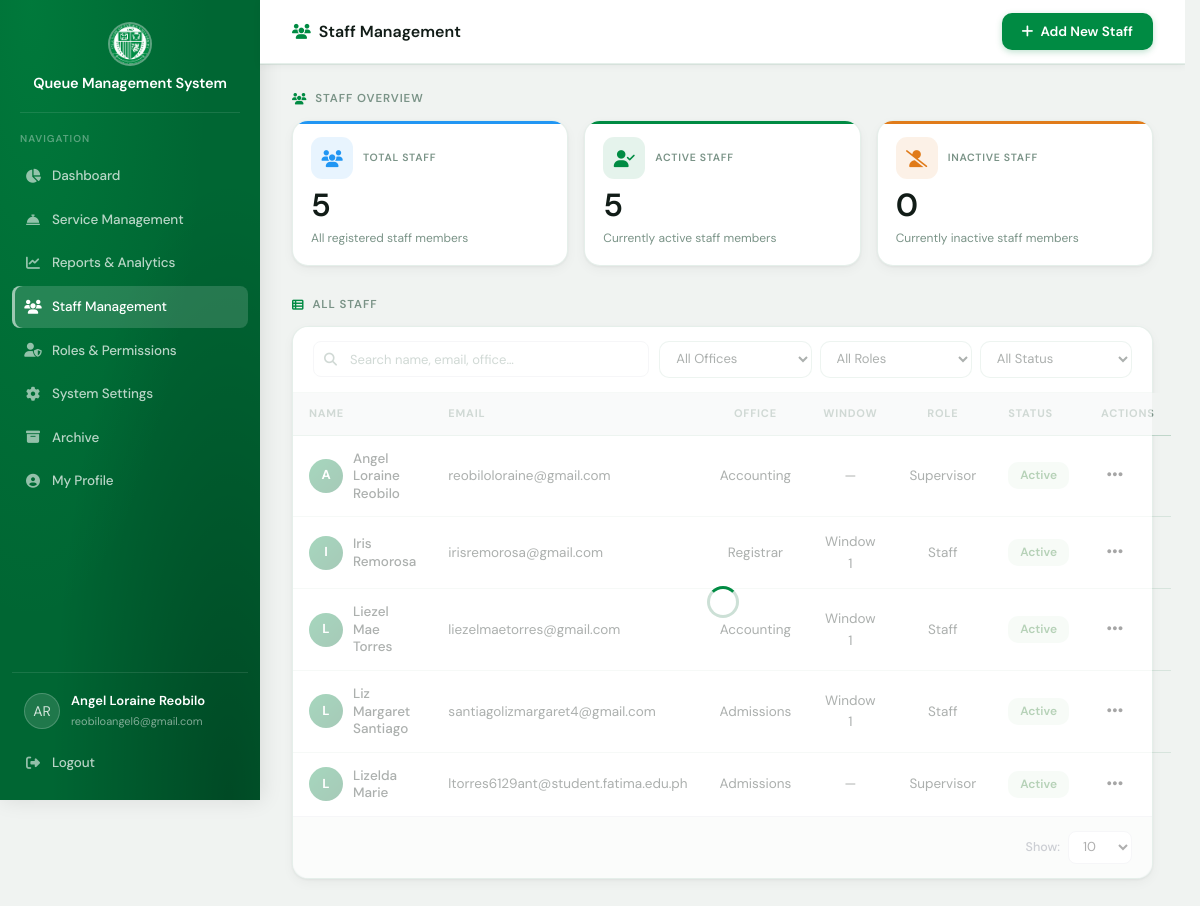
Page /staff.php (signed in) on the committed database.
### tables this page shows
CREATE TABLE `users` (
  `id` int(11) NOT NULL,
  `full_name` varchar(100) NOT NULL,
  `email` varchar(100) NOT NULL,
  `password` varchar(255) NOT NULL,
  `role` varchar(20) DEFAULT 'admin',
  `role_id` int(11) DEFAULT NULL,
  `office_id` int(11) DEFAULT NULL,
  `window_number` tinyint(3) UNSIGNED DEFAULT NULL,
  `created_at` timestamp NOT NULL DEFAULT current_timestamp(),
  `is_active` tinyint(1) DEFAULT 1,
  `last_activity` timestamp NULL DEFAULT NULL,
  `password_reset_token` varchar(255) DEFAULT NULL,
  `password_reset_expires` timestamp NULL DEFAULT NULL,
  `created_by` int(11) DEFAULT NULL,
  `is_deleted` tinyint(1) DEFAULT 0,
  `overflow_mode` tinyint(1) NOT NULL DEFAULT 0,
  `deleted_at` datetime DEFAULT NULL
);

CREATE TABLE `offices` (
  `id` int(11) NOT NULL,
  `name` varchar(100) NOT NULL,
  `code` varchar(20) DEFAULT NULL,
  `description` text DEFAULT NULL,
  `window_count` int(11) DEFAULT 1,
  `queue_mode` enum('unified','service-based') DEFAULT 'unified',
  `created_at` timestamp NOT NULL DEFAULT current_timestamp(),
  `open_time` time NOT NULL DEFAULT '08:00:00',
  `close_time` time NOT NULL DEFAULT '17:00:00',
  `break_start` time DEFAULT NULL,
  `break_end` time DEFAULT NULL,
  `queue_cutoff` time DEFAULT NULL,
  `queue_prefix` varchar(10) NOT NULL DEFAULT '',
  `priority_prefix` varchar(10) DEFAULT NULL,
  `queue_start_num` smallint(4) NOT NULL DEFAULT 1,
  `daily_reset` tinyint(1) NOT NULL DEFAULT 1,
  `max_queue_limit` smallint(4) NOT NULL DEFAULT 0,
  `auto_close` tinyint(1) NOT NULL DEFAULT 1,
  `service_hours` varchar(100) DEFAULT NULL,
  `location_info` varchar(255) DEFAULT NULL
);

CREATE TABLE `roles` (
  `id` int(11) NOT NULL,
  `name` varchar(50) NOT NULL,
  `created_at` timestamp NOT NULL DEFAULT current_timestamp()
);

### staff.php (the view, shortened to what the rows shown need)
<?php
require_once __DIR__ . '/includes/db.php';
require_once __DIR__ . '/includes/auth.php';
require_once __DIR__ . '/api/staff_functions.php';
$canAdd    = hasPermission('add_staff');
$canEdit   = hasPermission('edit_staff');
$isAdmin   = ($_SESSION['role_id'] ?? null) === 1 || ($_SESSION['role'] ?? '') === 'admin';
$canDelete = $isAdmin;
$canToggle = hasPermission('toggle_staff');
$canManage = $canAdd || $canEdit || $canDelete || $canToggle;
$staff      = getAllStaff($db->getConnection());
?>
<!DOCTYPE html>
<html lang="en">
<head>
    <link rel="stylesheet" href="css/style.css">
    <link rel="stylesheet" href="css/dashboard.css">
    <link rel="stylesheet" href="css/staff.css">
    <link rel="stylesheet" href="https://cdnjs.cloudflare.com/ajax/libs/font-awesome/6.4.0/css/all.min.css">
</head>
<body>
    <div class="staff-container">
        <?php include 'includes/sidebar.php'; ?>
        <div class="staff-body">
            <header class="dashboard-header">
                <div class="header-left">
                    <h2 class="header-page-title">
                        <i class="fas fa-users"></i> Staff Management
                    </h2>
                </div>
            </header>
            <div class="dashboard-main">
                <div class="dashboard-content">
                    <h2 class="section-title"><i class="fas fa-users"></i> Staff Overview</h2>
                    <h2 class="section-title"><i class="fas fa-th-list"></i> All Staff</h2>
                    <div class="staff-table-section">
                        <table class="staff-table">
                            <thead>
                                <tr>
                                    <th>Name</th>
                                    <th>Email</th>
                                    <th>Office</th>
                                    <th>Window</th>
                                    <th>Role</th>
                                    <th>Status</th>
                                    <?php if ($canEdit || $canDelete || $canToggle): ?><th>Actions</th><?php endif; ?>
                                </tr>
                            </thead>
                            <tbody id="staffTableBody">
                                <?php if (empty($staff)): ?>
                                    <tr>
                                        <td colspan="<?php echo $canManage ? '7' : '6'; ?>">
                                            <div class="empty-state">
                                                <div class="empty-state-icon"><i class="fas fa-users"></i></div>
                                                <div class="empty-state-title">No staff found</div>
                                                <div class="empty-state-message">Add a new staff member to get started.</div>
                                            </div>
                                        </td>
                                    </tr>
                                <?php else: ?>
                                    <?php foreach ($staff as $member): ?>
                                        <tr>
                                            <td>
                                                <div class="staff-name-cell">
                                                    <div class="staff-avatar">
                                                        <?php echo strtoupper(mb_substr($member['full_name'], 0, 1)); ?>
                                                    </div>
                                                    <div class="svc-name"><?php echo htmlspecialchars($member['full_name']); ?></div>
                                                </div>
                                            </td>
                                            <td><?php echo htmlspecialchars($member['email']); ?></td>
                                            <td><?php echo htmlspecialchars($member['office_name'] ?? '—'); ?></td>
                                            <td><?php echo $member['window_number'] ? 'Window ' . (int)$member['window_number'] : '—'; ?></td>
                                            <td><?php echo htmlspecialchars(ucfirst($member['role_name'] ?? '—')); ?></td>
                                            <td>
                                                <span class="status-badge <?php echo $member['is_active'] ? 'status-active' : 'status-inactive'; ?>">
                                                    <?php echo $member['is_active'] ? 'Active' : 'Inactive'; ?>
                                                </span>
                                            </td>
                                            <?php if ($canEdit || $canDelete || $canToggle): ?>
                                                <td>
                                                    <div class="dropdown">
                                                        <button class="dropdown-toggle"><i class="fas fa-ellipsis-h"></i></button>
                                                    </div>
                                                </td>
                                            <?php endif; ?>
                                        </tr>
                                    <?php endforeach; ?>
                                <?php endif; ?>
                            </tbody>
                        </table>
                    </div>
                </div>
            </div>
        </div>
    </div>
</body>
</html>

### includes/sidebar.php (shortened to what the rows shown need)
<?php
$currentUser = getCurrentUser();
?>
<aside class="dashboard-sidebar">
    <div class="sidebar-brand">
        <div class="sidebar-title">
            <h1><?php echo APP_NAME; ?></h1>
        </div>
    </div>
    <nav class="sidebar-nav">
        <ul class="sidebar-bottom-nav">
            <div class="sidebar-user">
                <div class="sidebar-user-avatar">
                    <?php
                    $initials = '';
                    if (!empty($currentUser['full_name'])) {
                        $names = explode(' ', trim($currentUser['full_name']));
                        $firstInitial = strtoupper(substr($names[0], 0, 1));
                        $lastInitial = '';
                        if (count($names) > 1) {
                            $lastName = $names[count($names) - 1];
                            $lastInitial = strtoupper(substr($lastName, 0, 1));
                        }
                        $initials = $firstInitial . $lastInitial;
                    }
                    echo htmlspecialchars($initials);
                    ?>
                </div>
                <div class="sidebar-user-info">
                    <span class="username"><?php echo htmlspecialchars($currentUser['full_name'] ?? 'Guest'); ?></span>
                    <span class="user-email"><?php echo htmlspecialchars($currentUser['email'] ?? 'noemail@domain.com'); ?></span>
                </div>
            </div>
        </ul>
    </nav>
</aside>

### rows in the picture
users: full_name "AR", full_name "Angel Loraine Reobilo", full_name "A", email "reobiloloraine@gmail.com", office.name "Accounting", role.name "Supervisor", is_active "Active"
users: full_name "I", full_name "Iris Remorosa", email "irisremorosa@gmail.com", office.name "Registrar", window_number "1", role.name "Staff", is_active "Active"
users: full_name "L", full_name "Liezel Mae Torres", email "liezelmaetorres@gmail.com", office.name "Accounting", window_number "1", role.name "Staff", is_active "Active"
users: full_name "L", full_name "Liz Margaret Santiago", email "santiagolizmargaret4@gmail.com", office.name "Admissions", window_number "1", role.name "Staff", is_active "Active"
users: full_name "L", full_name "Lizelda Marie", email "ltorres6129ant@student.fatima.edu.ph", office.name "Admissions", role.name "Supervisor", is_active "Active"

### other values in the picture
APP_NAME "Queue Management System"
$currentUser['email'] "reobiloangel6@gmail.com"
$totalStaff "5"
$activeStaff "5"
$inactiveStaff "0"
